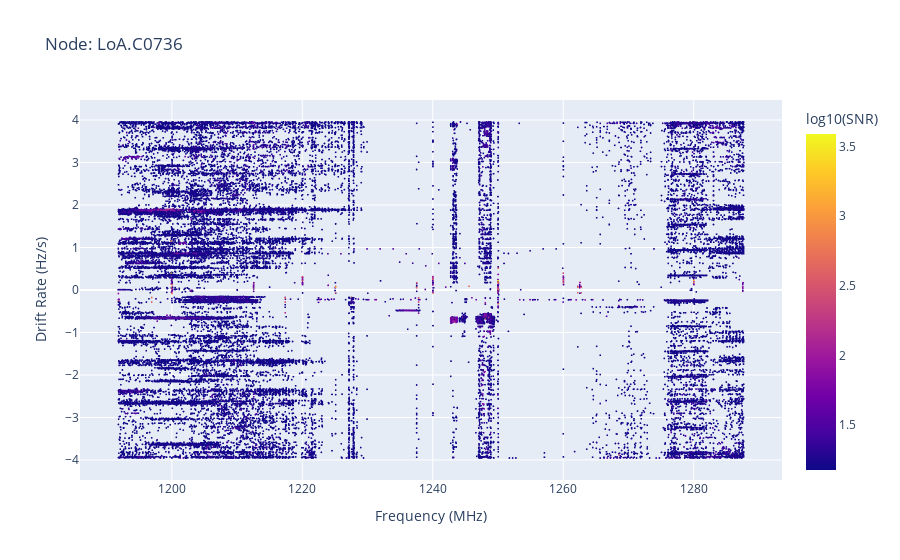

Notebook code cell kept with this figure:
### Code cell
import pandas as pd
import numpy as np
import matplotlib.pyplot as plt
import matplotlib as mpl
import plotly.express as px

node = "LoA.C0736"  # Adjust as needed
filestem = "fil_60859_24992_38453552_JPLH_ATLAS_0001-beam0000_unblanked"

print("**********************************")
print("Beginning quick node plotter for:", node + "/" + filestem) 
print("**********************************")

# Read your unblanked bliss results file
unblanked_bliss_results = pd.read_csv(
    filestem + ".dat",
    skiprows=9,
    delim_whitespace=True,  # using whitespace since your file preview has space separation
    usecols=[0, 1, 2, 3],
    names=["Top_Hit_#", "Drift_Rate", "SNR", "Uncorrected_Frequency"]
)

print("Number of hits: ", len(unblanked_bliss_results))

# Add log10 SNR for color scale
unblanked_bliss_results['logSNR'] = np.log10(unblanked_bliss_results['SNR'])

# Make interactive scatter plot
fig = px.scatter(
    unblanked_bliss_results,
    x="Uncorrected_Frequency",
    y="Drift_Rate",
    color="logSNR",
    color_continuous_scale="plasma",         # transparency
    hover_name="Top_Hit_#",        
    labels={"Uncorrected_Frequency": "Frequency (MHz)",
            "Drift_Rate": "Drift Rate (Hz/s)",
            "logSNR": "log10(SNR)"},
    title=f"Node: {node}"
)

# Tweak marker size
fig.update_traces(marker=dict(size=2))

fig.show()

### Figure 1 — Plotly figure (JSON) as saved in the notebook; plotly's stock layout.template omitted (floating-point values rounded to 4 significant figures; data arrays with more than 128 entries replaced by an {"elided": "..."} marker saying what was removed)
{"data": [{"hovertemplate": "<b>%{hovertext}</b><br><br>Frequency (MHz)=%{x}<br>Drift Rate (Hz/s)=%{y}<br>log10(SNR)=%{marker.color}<extra></extra>", "hovertext": {"elided": "71764 float values"}, "legendgroup": "", "marker": {"color": {"elided": "71764 float values"}, "coloraxis": "coloraxis", "size": 2, "symbol": "circle"}, "mode": "markers", "name": "", "showlegend": false, "type": "scattergl", "x": {"elided": "71764 float values"}, "xaxis": "x", "y": {"elided": "71764 float values"}, "yaxis": "y"}], "layout": {"coloraxis": {"colorbar": {"title": {"text": "log10(SNR)"}}, "colorscale": [[0, "#0d0887"], [0.1111, "#46039f"], [0.2222, "#7201a8"], [0.3333, "#9c179e"], [0.4444, "#bd3786"], [0.5556, "#d8576b"], [0.6667, "#ed7953"], [0.7778, "#fb9f3a"], [0.8889, "#fdca26"], [1, "#f0f921"]]}, "legend": {"tracegroupgap": 0}, "title": {"text": "Node: LoA.C0736"}, "xaxis": {"anchor": "y", "domain": [0, 1], "title": {"text": "Frequency (MHz)"}}, "yaxis": {"anchor": "x", "domain": [0, 1], "title": {"text": "Drift Rate (Hz/s)"}}}}
